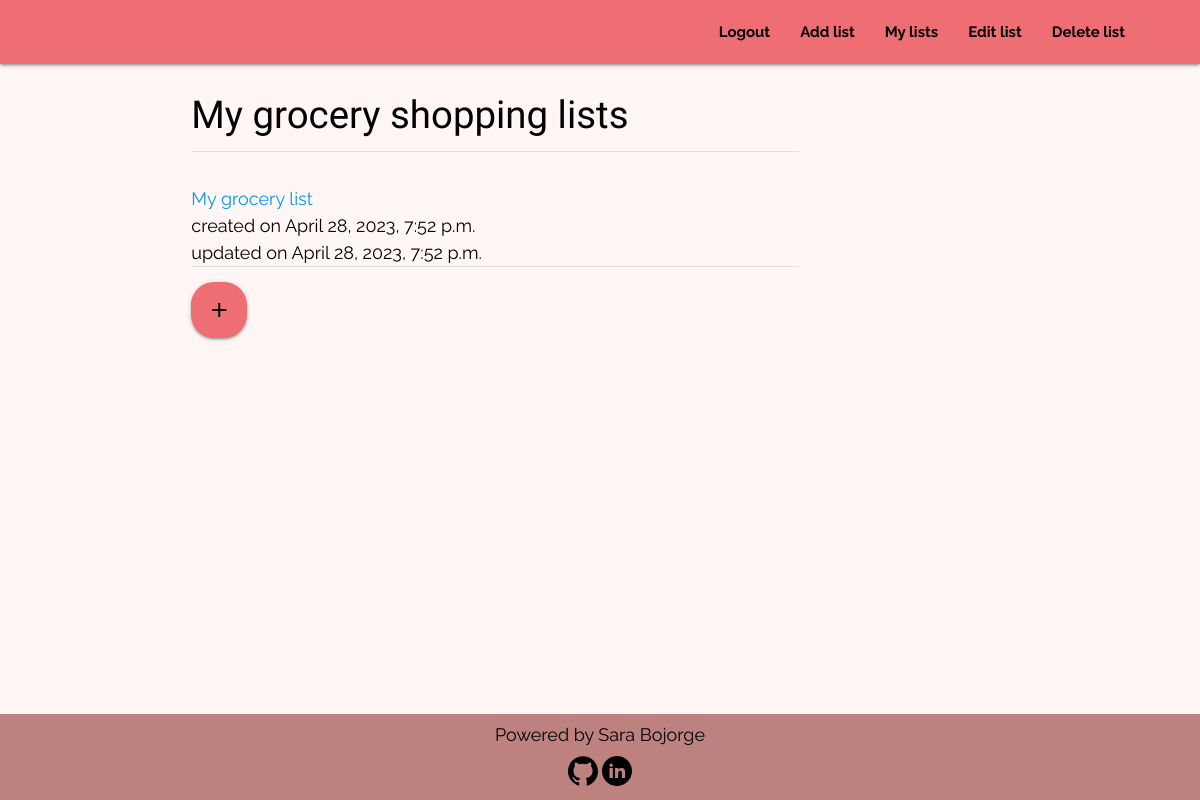
Screenshot of /grocery_list/index/ (signed in) with the database file from the repository.
### grocery_list/models.py (models this page shows, shortened)
class Grocery(models.Model):
    name = models.CharField(max_length=500, default='My grocery list')
    user = models.ForeignKey(User, on_delete=models.CASCADE,
                             related_name='grocery_owner')
    created_on = models.DateTimeField(auto_now_add=True)
    updated_on = models.DateTimeField(auto_now=True)
    item = RichTextField(max_length=10000, null=False, blank=False)
    class Meta:
        ordering = ['-created_on']

### grocery_list/views.py (the view)
# urls.py: path('index/', Index.as_view(), name='index'),
class Index(LoginRequiredMixin, ListView):
    model = Grocery
    template_name = 'grocery_list/index.html'
    context_object_name = 'grocerys'
    def get_queryset(self, **kwargs):
        grocerys = self.model.objects.filter(user=self.request.user)
        return grocerys

### grocery_list/templates/grocery_list/index.html (shortened to what this page needs)
{% extends 'base.html' %}
{% block content %}
<div class="container row">
    <div class="col s12 m8 l9">
        <h1>My grocery shopping lists</h1>
            {% for grocery in grocerys %}
            <div class="divider"></div>
            <div class="section">
                <ul>
                    <a href="{% url 'display_item' grocery.id %}" aria-label="Click to display the items within this list">
                        <li>{{ grocery.name }}</li>
                    </a>
                    <li>created on {{ grocery.created_on }}</li>
                    <li>updated on {{ grocery.updated_on }}</li>
                    {% empty %}
                    <p>You don't have any list</p>
                </ul>
                {% endfor %}
                <div class="divider"></div>
                <div class="section">
                <a href="{% url 'add_list' %}" class="btn-floating btn-large waves-effect"><i
                    class="material-icons">add</i></a>
            </div>
        </div>
    </div>
    {% endblock  %}

### static/css/style.css (style rules this page uses)
* { box-sizing: border-box; }
html { height: 100%; }
body { font-family: 'Raleway', sans-serif; color: #030203; font-size: 1.2rem; height: 100%; display: flex; flex-direction: column; background-color: #fff6f5; }
h1,h2,h3,h4,h5,h6 { font-family: 'Homemade Apple', cursive; color: #030203; padding: 1rem 0; margin: auto; }
h1 { font-size: 2.56rem; }
.nav-wrapper, nav ul a, i.material-icons, .waves-effect { color: #030203; }
.waves-effect { background-color: #8c9f38; border-radius: 23px; font-family: 'Raleway', sans-serif; font-weight: bold; }
.row { margin-top: 1rem; margin-bottom: 0; }
.btn-floating { background-color: #ee6e73; }

### rows the page displays
Grocery: name "My grocery list", created_on "April 28, 2023, 7:52 p.m.", updated_on "April 28, 2023, 7:52 p.m."
